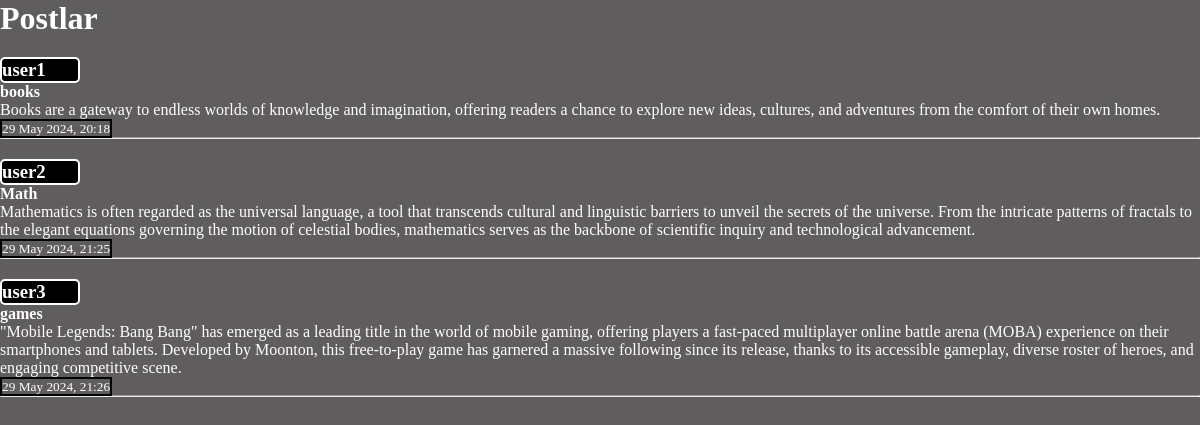
The page / on the database its author committed.
### home/models.py (models this page shows, shortened)
class site(models.Model):
    post_sahibi=models.ForeignKey("auth.User",on_delete=models.CASCADE)
    basliq=models.CharField(max_length=100)
    post=models.TextField()
    yaranma_tarixi=models.DateTimeField(auto_now_add=True)

### home/views.py (the view)
# urls.py: path("",home_page, name="home"),
def home_page(request):
    posts=site.objects.all()
    return render(request,"index.html",{'posts':posts})

### templates/index.html
{% extends "base.html" %}
{% block body %}
<div class="posts">
    <h1>Postlar</h1>
    <ul>
        {% for post in posts %}
        <li>
            <h3>{{post.post_sahibi}}</h3>
            <h4>{{post.basliq}}</h4>
            <p>{{post.post}}</p>
            <small>{{post.yaranma_tarixi}}</small>
        </li>
        <hr>
        {% endfor %}
    </ul>
</div>
{% endblock body %}

### templates/base.html (shortened to what this page needs)
{% load static %}
<!DOCTYPE html>
<html lang="en">
<head>
    <link rel="stylesheet" href="{% static 'style.css' %}">
</head>
<body>
    {% block body%}
    {% endblock body %}
</body>
</html>

### static/style.css (style rules this page uses)
* { margin: 0; padding: 0; box-sizing: border-box; text-decoration: none; list-style: none; }
body { background-color: rgb(95, 93, 93); color: white; }
.posts ul li h3 { border: 2px solid white; width: 80px; border-radius: 5px; background-color: black; }
.posts ul li small { border: 2px solid black; }
.posts ul li { padding-top: 20px; }

### rows shown on the page
site: post_sahibi "user1", basliq "books", post "Books are a gateway to endless worlds of knowledge and imagination, offering readers a chance to explore new ideas, cultures, and adventures from the comfort of their own homes.", yaranma_tarixi "29 May 2024, 20:18"
site: post_sahibi "user2", basliq "Math", post "Mathematics is often regarded as the universal language, a tool that transcends cultural and linguistic barriers to unveil the secrets of the universe. From the intricate patterns of fractals to the elegant equations governing the motion of celestial bodies, mathematics serves as the backbone of scientific inquiry and technological advancement.", yaranma_tarixi "29 May 2024, 21:25"
site: post_sahibi "user3", basliq "games", post "\"Mobile Legends: Bang Bang\" has emerged as a leading title in the world of mobile gaming, offering players a fast-paced multiplayer online battle arena (MOBA) experience on their smartphones and tablets. Developed by Moonton, this free-to-play game has garnered a massive following since its release, thanks to its accessible gameplay, diverse roster of heroes, and engaging competitive scene.", yaranma_tarixi "29 May 2024, 21:26"
